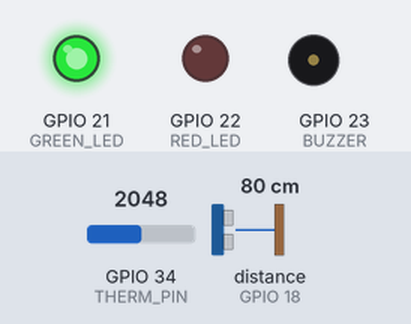
Bench run of a sketch on a simulated ESP32. Shown: output pins drawn as LEDs (lit = HIGH), buzzer (waves = sounding). Wiring (inferred from the names in the program): ultrasonic range finder: trigger GPIO 5; echo GPIO 18. Inputs (shaded band) come from the test bench; at power-on: distance to the obstacle (sensor on GPIO 18) 80 cm, GPIO 34 (THERM_PIN) = 2048. The echo pulse lasts 58.3 µs per cm; WiFi joins after 1.5 s; servers stay silent unless stated; uploads are accepted with an empty reply; pins used as bus, display or sensor lines are not drawn; what the sketch prints to the serial monitor is not drawn.

Above: at 2.7 s.
2.8 s: distance to the obstacle (sensor on GPIO 18) set to 22 cm
5.1 s: distance to the obstacle (sensor on GPIO 18) set to 19 cm
At 5.9 s:
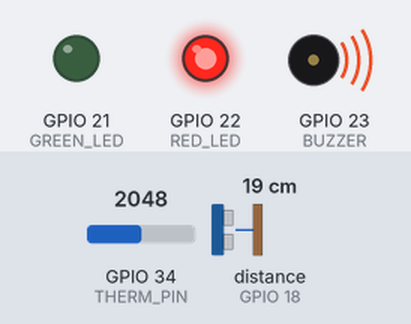
6.8 s: distance to the obstacle (sensor on GPIO 18) set to 35 cm
At 8.0 s:
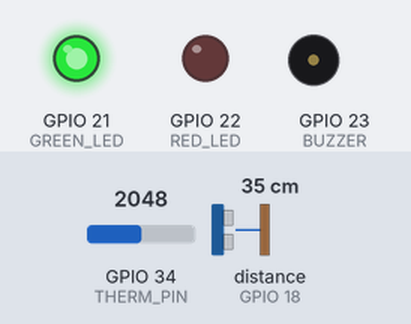
9.0 s: distance to the obstacle (sensor on GPIO 18) set to 2 cm
At 11.1 s:
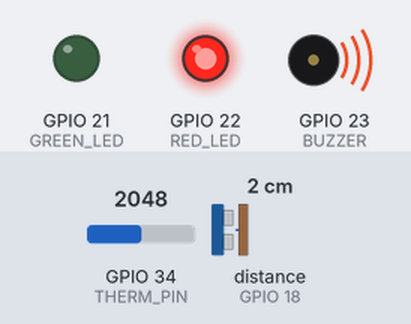
Timing chart, 0 to 12.4 s (numbered marks = the images above; inputs shaded):
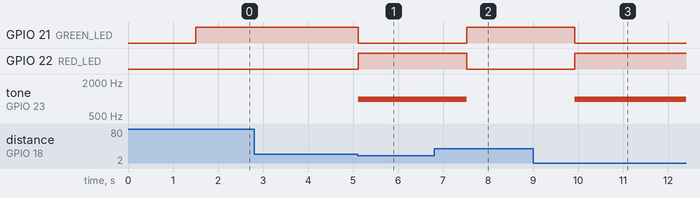

The sketch:

sketch.ino
```cpp
#include <WiFi.h>
#include <HTTPClient.h>
#include <math.h>

// Pins
#define TRIG_PIN 5
#define ECHO_PIN 18
#define THERM_PIN 34
#define GREEN_LED 21
#define RED_LED 22
#define BUZZER 23

const char* ssid = "Wokwi-GUEST";
const char* password = "";
// Access Token apni device se replace karein
const char* serverName = "http://demo.thingsboard.io/api/v1/YOUR_ACCESS_TOKEN/telemetry";

void setup() {
  Serial.begin(115200);
  pinMode(TRIG_PIN, OUTPUT);
  pinMode(ECHO_PIN, INPUT);
  pinMode(GREEN_LED, OUTPUT);
  pinMode(RED_LED, OUTPUT);
  pinMode(BUZZER, OUTPUT);

  WiFi.begin(ssid, password);
  while (WiFi.status() != WL_CONNECTED) { delay(500); Serial.print("."); }
  Serial.println("\nConnected to Wokwi WiFi!");
}

void loop() {
  // 1. Sensor Readings
  digitalWrite(TRIG_PIN, LOW);
  delayMicroseconds(2);
  digitalWrite(TRIG_PIN, HIGH);
  delayMicroseconds(10);
  digitalWrite(TRIG_PIN, LOW);
  int dist = pulseIn(ECHO_PIN, HIGH) * 0.034 / 2;

  int adc = analogRead(THERM_PIN);
  float voltage = adc * (3.3 / 4095.0);
  float rT = (10000 * voltage) / (3.3 - voltage);
  float tempC = (1.0 / ((log(rT / 10000) / 3950) + (1.0 / 298.15))) - 273.15;

  // 2. Local Logic (Instant)
  if (dist > 0 && dist < 20) {
    digitalWrite(RED_LED, HIGH);
    digitalWrite(GREEN_LED, LOW);
    tone(BUZZER, 1000);
  } else {
    digitalWrite(RED_LED, LOW);
    digitalWrite(GREEN_LED, HIGH);
    noTone(BUZZER);
  }

  // 3. Serial Monitor Output
  Serial.printf("Dist: %d cm | Temp: %.2f C\n", dist, tempC);

  // 4. Send to ThingsBoard
  if (WiFi.status() == WL_CONNECTED) {
    HTTPClient http;
    http.begin(serverName);
    http.addHeader("Content-Type", "application/json");
    String json = "{\"distance\":" + String(dist) + ", \"temperature\":" + String(tempC) + "}";
    int httpResponseCode = http.POST(json);
    http.end();
  }

  delay(1000); // 2 seconds delay
}
```

Measured:
- the behaviour switches between 21 and 20 cm on distance to the obstacle (sensor on GPIO 18) (found by bisection; images 0 and 1)
- after the input at 2.8 s, every drawn part: stays the same
- after the input at 5.1 s, GPIO 21 (GREEN_LED): HIGH → LOW at once; GPIO 22 (RED_LED): LOW → HIGH at once; tone on GPIO 23 (BUZZER): silent → 1000 Hz at once
- after the input at 6.8 s, GPIO 21 (GREEN_LED): LOW → HIGH after 0.72 s; GPIO 22 (RED_LED): HIGH → LOW after 0.72 s; tone on GPIO 23 (BUZZER): 1000 Hz → silent after 0.72 s
- after the input at 9.0 s, GPIO 21 (GREEN_LED): HIGH → LOW after 0.93 s; GPIO 22 (RED_LED): LOW → HIGH after 0.93 s; tone on GPIO 23 (BUZZER): silent → 1000 Hz after 0.93 s
